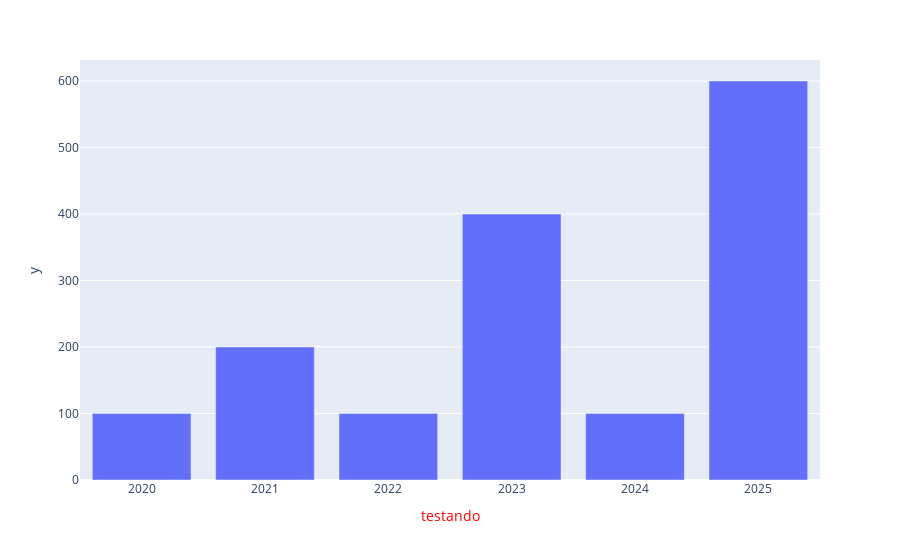

The notebook cell saved with this chart:
### Code cell
dados_x = [2020, 2021, 2022, 2023, 2024, 2025]
dados_y = [100, 200, 100, 400, 100, 600]

bar = px.bar(x = dados_x, y = dados_y)
bar.update_xaxes(title="testando" , title_font_color="red")
bar.show()

### Figure 1 — Plotly figure (JSON) as saved in the notebook; plotly's stock layout.template omitted (floating-point values rounded to 4 significant figures)
{"data": [{"alignmentgroup": "True", "hovertemplate": "x=%{x}<br>y=%{y}<extra></extra>", "legendgroup": "", "marker": {"color": "#636efa", "pattern": {"shape": ""}}, "name": "", "offsetgroup": "", "orientation": "v", "showlegend": false, "textposition": "auto", "type": "bar", "x": [2020, 2021, 2022, 2023, 2024, 2025], "xaxis": "x", "y": [100, 200, 100, 400, 100, 600], "yaxis": "y"}], "layout": {"barmode": "relative", "legend": {"tracegroupgap": 0}, "margin": {"t": 60}, "xaxis": {"anchor": "y", "domain": [0, 1], "title": {"font": {"color": "red"}, "text": "testando"}}, "yaxis": {"anchor": "x", "domain": [0, 1], "title": {"text": "y"}}}}
